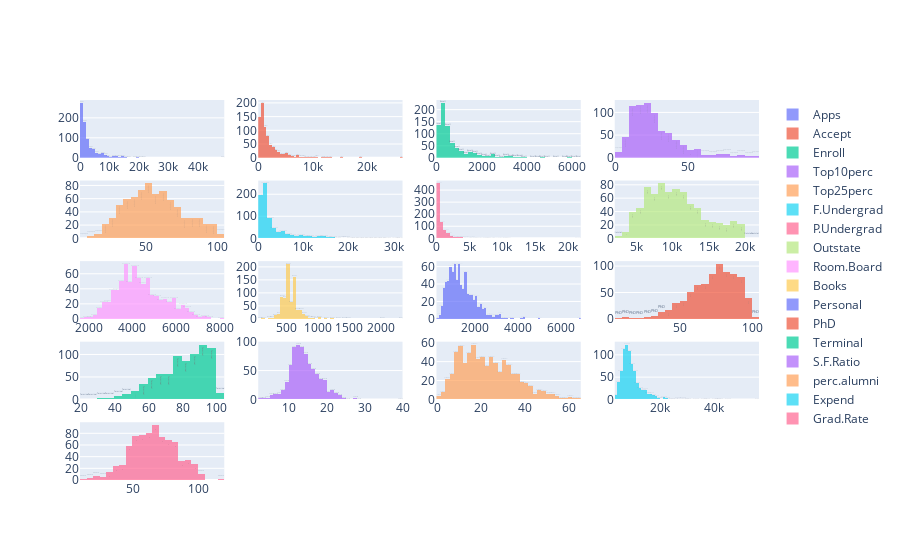

The notebook cell saved with this chart:
### Code cell
fig = make_subplots(rows=5, cols=4)

for i, column in enumerate(df.select_dtypes(include=['float64', 'int64']).columns):
    trace = go.Histogram(x = df[column].values, autobinx=True, name=column, showlegend=True, text=column, opacity=0.7)
    fig.append_trace(trace, (i//4+1), (i%4+1))

fig.show()

### Figure 1 — Plotly figure (JSON) as saved in the notebook; plotly's stock layout.template omitted (floating-point values rounded to 4 significant figures; data arrays with more than 128 entries replaced by an {"elided": "..."} marker saying what was removed)
{"data": [{"name": "Apps", "opacity": 0.7, "showlegend": true, "text": "Apps", "type": "histogram", "x": {"elided": "777 int values"}, "xaxis": "x", "yaxis": "y"}, {"name": "Accept", "opacity": 0.7, "showlegend": true, "text": "Accept", "type": "histogram", "x": {"elided": "777 int values"}, "xaxis": "x2", "yaxis": "y2"}, {"name": "Enroll", "opacity": 0.7, "showlegend": true, "text": "Enroll", "type": "histogram", "x": {"elided": "777 int values"}, "xaxis": "x3", "yaxis": "y3"}, {"name": "Top10perc", "opacity": 0.7, "showlegend": true, "text": "Top10perc", "type": "histogram", "x": {"elided": "777 int values"}, "xaxis": "x4", "yaxis": "y4"}, {"name": "Top25perc", "opacity": 0.7, "showlegend": true, "text": "Top25perc", "type": "histogram", "x": {"elided": "777 int values"}, "xaxis": "x5", "yaxis": "y5"}, {"name": "F.Undergrad", "opacity": 0.7, "showlegend": true, "text": "F.Undergrad", "type": "histogram", "x": {"elided": "777 int values"}, "xaxis": "x6", "yaxis": "y6"}, {"name": "P.Undergrad", "opacity": 0.7, "showlegend": true, "text": "P.Undergrad", "type": "histogram", "x": {"elided": "777 int values"}, "xaxis": "x7", "yaxis": "y7"}, {"name": "Outstate", "opacity": 0.7, "showlegend": true, "text": "Outstate", "type": "histogram", "x": {"elided": "777 int values"}, "xaxis": "x8", "yaxis": "y8"}, {"name": "Room.Board", "opacity": 0.7, "showlegend": true, "text": "Room.Board", "type": "histogram", "x": {"elided": "777 int values"}, "xaxis": "x9", "yaxis": "y9"}, {"name": "Books", "opacity": 0.7, "showlegend": true, "text": "Books", "type": "histogram", "x": {"elided": "777 int values"}, "xaxis": "x10", "yaxis": "y10"}, {"name": "Personal", "opacity": 0.7, "showlegend": true, "text": "Personal", "type": "histogram", "x": {"elided": "777 int values"}, "xaxis": "x11", "yaxis": "y11"}, {"name": "PhD", "opacity": 0.7, "showlegend": true, "text": "PhD", "type": "histogram", "x": {"elided": "777 int values"}, "xaxis": "x12", "yaxis": "y12"}, {"name": "Terminal", "opacity": 0.7, "showlegend": true, "text": "Terminal", "type": "histogram", "x": {"elided": "777 int values"}, "xaxis": "x13", "yaxis": "y13"}, {"name": "S.F.Ratio", "opacity": 0.7, "showlegend": true, "text": "S.F.Ratio", "type": "histogram", "x": {"elided": "777 float values"}, "xaxis": "x14", "yaxis": "y14"}, {"name": "perc.alumni", "opacity": 0.7, "showlegend": true, "text": "perc.alumni", "type": "histogram", "x": {"elided": "777 int values"}, "xaxis": "x15", "yaxis": "y15"}, {"name": "Expend", "opacity": 0.7, "showlegend": true, "text": "Expend", "type": "histogram", "x": {"elided": "777 int values"}, "xaxis": "x16", "yaxis": "y16"}, {"name": "Grad.Rate", "opacity": 0.7, "showlegend": true, "text": "Grad.Rate", "type": "histogram", "x": {"elided": "777 int values"}, "xaxis": "x17", "yaxis": "y17"}], "layout": {"autosize": true, "xaxis": {"anchor": "y", "autorange": true, "domain": [0, 0.2125], "range": [-0.5, 49000.0], "type": "linear"}, "xaxis10": {"anchor": "y10", "autorange": true, "domain": [0.2625, 0.475], "range": [49.5, 2350.0], "type": "linear"}, "xaxis11": {"anchor": "y11", "autorange": true, "domain": [0.525, 0.7375], "range": [199.5, 6900.0], "type": "linear"}, "xaxis12": {"anchor": "y12", "autorange": true, "domain": [0.7875, 1], "range": [4.5, 104.5], "type": "linear"}, "xaxis13": {"anchor": "y13", "autorange": true, "domain": [0, 0.2125], "range": [19.5, 104.5], "type": "linear"}, "xaxis14": {"anchor": "y14", "autorange": true, "domain": [0.2625, 0.475], "range": [2, 40], "type": "linear"}, "xaxis15": {"anchor": "y15", "autorange": true, "domain": [0.525, 0.7375], "range": [-0.5, 65.5], "type": "linear"}, "xaxis16": {"anchor": "y16", "autorange": true, "domain": [0.7875, 1], "range": [3000.0, 57000.0], "type": "linear"}, "xaxis17": {"anchor": "y17", "autorange": true, "domain": [0, 0.2125], "range": [9.5, 119.5], "type": "linear"}, "xaxis18": {"anchor": "y18", "domain": [0.2625, 0.475]}, "xaxis19": {"anchor": "y19", "domain": [0.525, 0.7375]}, "xaxis2": {"anchor": "y2", "autorange": true, "domain": [0.2625, 0.475], "range": [-0.5, 26500.0], "type": "linear"}, "xaxis20": {"anchor": "y20", "domain": [0.7875, 1]}, "xaxis3": {"anchor": "y3", "autorange": true, "domain": [0.525, 0.7375], "range": [-0.5, 6400.0], "type": "linear"}, "xaxis4": {"anchor": "y4", "autorange": true, "domain": [0.7875, 1], "range": [-0.5, 99.5], "type": "linear"}, "xaxis5": {"anchor": "y5", "autorange": true, "domain": [0, 0.2125], "range": [4.5, 104.5], "type": "linear"}, "xaxis6": {"anchor": "y6", "autorange": true, "domain": [0.2625, 0.475], "range": [-0.5, 32000.0], "type": "linear"}, "xaxis7": {"anchor": "y7", "autorange": true, "domain": [0.525, 0.7375], "range": [-0.5, 22000.0], "type": "linear"}, "xaxis8": {"anchor": "y8", "autorange": true, "domain": [0.7875, 1], "range": [2000.0, 22000.0], "type": "linear"}, "xaxis9": {"anchor": "y9", "autorange": true, "domain": [0, 0.2125], "range": [1600.0, 8200.0], "type": "linear"}, "yaxis": {"anchor": "x", "autorange": true, "domain": [0.848, 1], "range": [0, 289.5]}, "yaxis10": {"anchor": "x10", "autorange": true, "domain": [0.424, 0.576], "range": [0, 222.1]}, "yaxis11": {"anchor": "x11", "autorange": true, "domain": [0.424, 0.576], "range": [0, 66.32]}, "yaxis12": {"anchor": "x12", "autorange": true, "domain": [0.424, 0.576], "range": [0, 109.5]}, "yaxis13": {"anchor": "x13", "autorange": true, "domain": [0.212, 0.364], "range": [0, 128.4]}, "yaxis14": {"anchor": "x14", "autorange": true, "domain": [0.212, 0.364], "range": [0, 100]}, "yaxis15": {"anchor": "x15", "autorange": true, "domain": [0.212, 0.364], "range": [0, 61.05]}, "yaxis16": {"anchor": "x16", "autorange": true, "domain": [0.212, 0.364], "range": [0, 129.5]}, "yaxis17": {"anchor": "x17", "autorange": true, "domain": [0, 0.152], "range": [0, 98.95]}, "yaxis18": {"anchor": "x18", "domain": [0, 0.152]}, "yaxis19": {"anchor": "x19", "domain": [0, 0.152]}, "yaxis2": {"anchor": "x2", "autorange": true, "domain": [0.848, 1], "range": [0, 210.5]}, "yaxis20": {"anchor": "x20", "domain": [0, 0.152]}, "yaxis3": {"anchor": "x3", "autorange": true, "domain": [0.848, 1], "range": [0, 240]}, "yaxis4": {"anchor": "x4", "autorange": true, "domain": [0.848, 1], "range": [0, 127.4]}, "yaxis5": {"anchor": "x5", "autorange": true, "domain": [0.636, 0.788], "range": [0, 87.37]}, "yaxis6": {"anchor": "x6", "autorange": true, "domain": [0.636, 0.788], "range": [0, 262.1]}, "yaxis7": {"anchor": "x7", "autorange": true, "domain": [0.636, 0.788], "range": [0, 478.9]}, "yaxis8": {"anchor": "x8", "autorange": true, "domain": [0.636, 0.788], "range": [0, 86.32]}, "yaxis9": {"anchor": "x9", "autorange": true, "domain": [0.424, 0.576], "range": [0, 76.84]}}}
